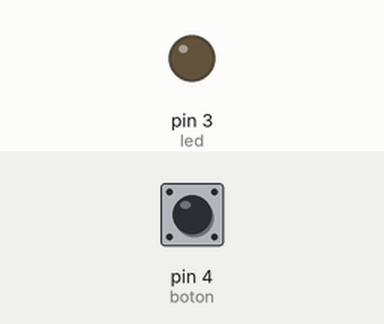
A sketch run on a simulated Arduino Uno, built with avr-gcc and run on an emulated ATmega328P. Shown: output pins drawn as LEDs (lit = HIGH). The test bench sets the inputs (shaded band); at power-on: pin 4 (boton) LOW.

Above: at 1.2 s.
1.3 s: pin 4 (boton) pulled HIGH for 0.15 s
At 1.37 s:
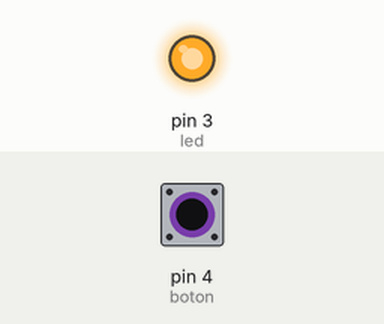
2.9 s: pin 4 (boton) pulled HIGH for 3.2 s
At 6.4 s:
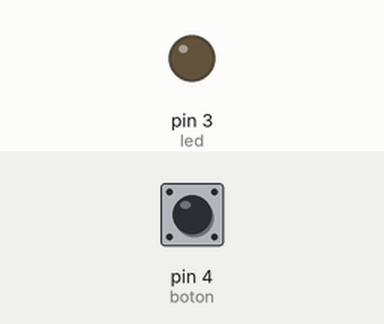
Timing chart, 0 to 7.9 s (numbered marks = the images above; inputs shaded):
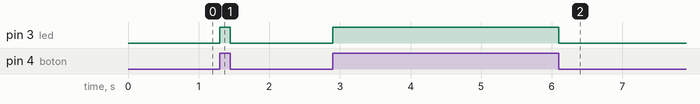

Measured:
- after the input at 1.3 s, pin 3 (led): LOW → HIGH at once, → LOW 0.15 s later
- after the input at 2.9 s, pin 3 (led): LOW → HIGH at once, → LOW 3.2 s later

The sketch:

ATiny85_BOTONIF_CODE.ino
```cpp
int led=3;
int boton=4;
bool status_boton=LOW;
void setup() {
  // put your setup code here, to run once:
pinMode(led, OUTPUT);
pinMode(boton, INPUT);
}

void loop() {
  // put your main code here, to run repeatedly:
  status_boton=digitalRead(boton);
  if (status_boton==HIGH){
    digitalWrite(led, HIGH);
  }
  else{
    digitalWrite(led,LOW);

 }
}
```
